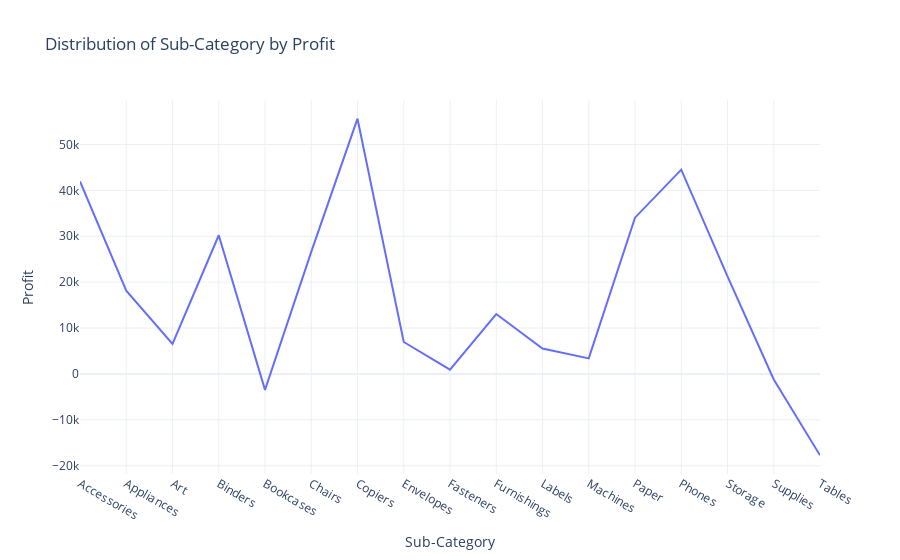

The notebook cell saved with this chart:
### Code cell
fig = px.line(profit_by_sub_category, x='Sub-Category', y='Profit', title='Distribution of Sub-Category by Profit')
fig.show()

### Figure 1 — Plotly figure (JSON) as saved in the notebook; plotly's stock layout.template omitted (floating-point values rounded to 4 significant figures)
{"data": [{"hovertemplate": "Sub-Category=%{x}<br>Profit=%{y}<extra></extra>", "legendgroup": "", "line": {"color": "#636efa", "dash": "solid"}, "marker": {"symbol": "circle"}, "mode": "lines", "name": "", "orientation": "v", "showlegend": false, "type": "scatter", "x": ["Accessories", "Appliances", "Art", "Binders", "Bookcases", "Chairs", "Copiers", "Envelopes", "Fasteners", "Furnishings", "Labels", "Machines", "Paper", "Phones", "Storage", "Supplies", "Tables"], "xaxis": "x", "y": [41940.0, 18140.0, 6528.0, 30220.0, -3473.0, 26590.0, 55620.0, 6964.0, 949.5, 13060.0, 5546.0, 3385.0, 34050.0, 44520.0, 21280.0, -1189.0, -17730.0], "yaxis": "y"}], "layout": {"legend": {"tracegroupgap": 0}, "title": {"text": "Distribution of Sub-Category by Profit"}, "xaxis": {"anchor": "y", "domain": [0, 1], "title": {"text": "Sub-Category"}}, "yaxis": {"anchor": "x", "domain": [0, 1], "title": {"text": "Profit"}}}}
